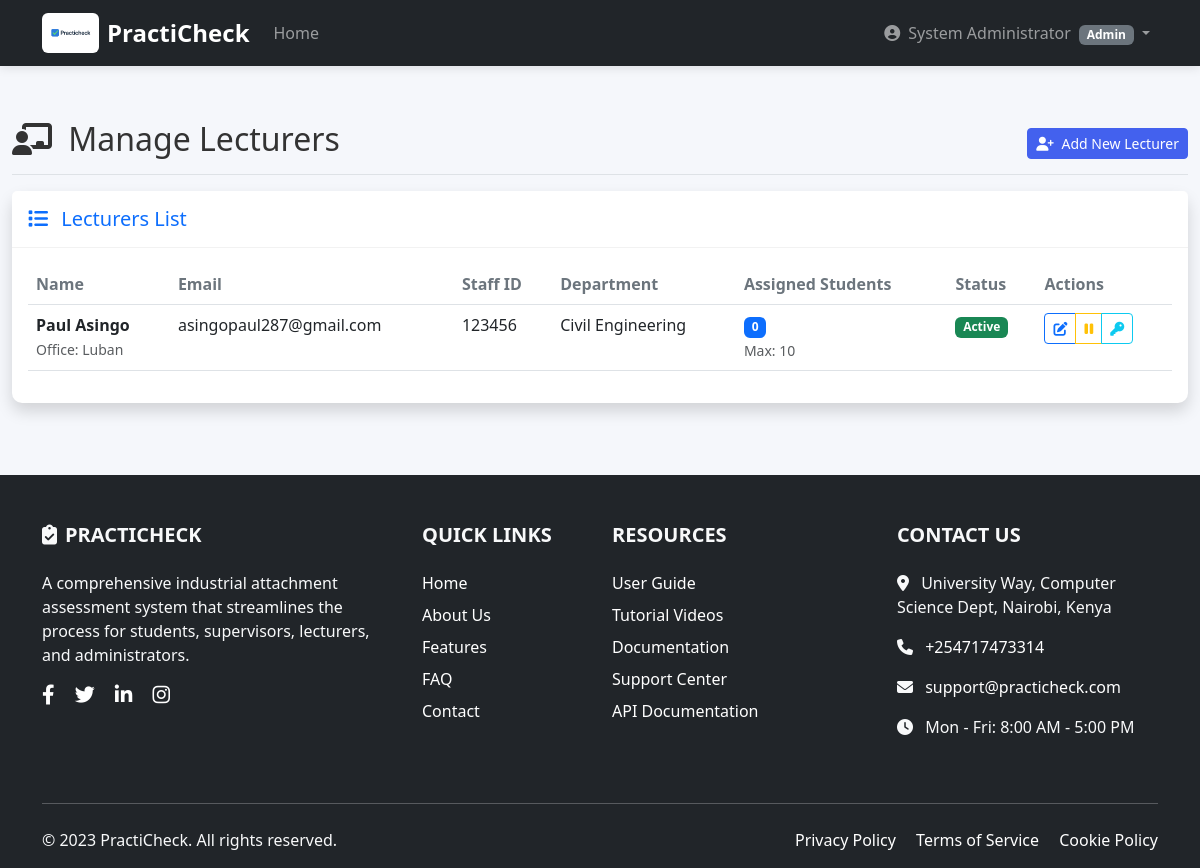
Screenshot of /attachments/admin/lecturers/ (signed in) with the database file from the repository.
### accounts/models.py (models this page shows, shortened)
class CustomUser(AbstractUser):
    username = None  # Remove default username
    USER_TYPE_CHOICES = (
        (1, "Student"),
        (2, "Supervisor"),
        (3, "Lecturer"),
        (4, "Admin"),
    )
    user_type = models.PositiveSmallIntegerField(choices=USER_TYPE_CHOICES, default=1)
    email = models.EmailField(unique=True)
    USERNAME_FIELD = 'email'
    REQUIRED_FIELDS = []  # Remove 'username' from required fields
    objects = CustomUserManager()  # Add this line

### attachments/models.py (models this page shows, shortened)
class Lecturer(models.Model):
    user = models.OneToOneField(User, on_delete=models.CASCADE, related_name='attachment_lecturer')
    staff_id = models.CharField(max_length=20, unique=True)
    department = models.ForeignKey(Department, on_delete=models.CASCADE, related_name='attachment_lecturers')
    phone_number = models.CharField(max_length=15, blank=True)
    office_location = models.CharField(max_length=100, blank=True)
    is_active = models.BooleanField(default=True)
    max_students = models.IntegerField(default=10)
    created_at = models.DateTimeField(auto_now_add=True)
    updated_at = models.DateTimeField(auto_now=True)

class Department(models.Model):
    name = models.CharField(max_length=200)
    code = models.CharField(max_length=10, unique=True, blank=True, null=True)
    description = models.TextField(blank=True)
    created_at = models.DateTimeField(auto_now_add=True)

### attachments/views.py (the view, shortened to what this page needs)
# urls.py: path('admin/lecturers/', views.manage_lecturers, name='manage_lecturers'),
@login_required
@user_passes_test(is_admin)
def manage_lecturers(request):
    departments = Department.objects.all()
    lecturers = Lecturer.objects.select_related('user', 'department').prefetch_related('assigned_students').all()
    context = {
        'departments': departments,
        'lecturers': lecturers,
    }
    return render(request, 'attachments/manage_lecturers.html', context)

### accounts/context_processors.py (called while the page is built)
def user_type(request):
    return {
        'user_type': request.user.user_type if request.user.is_authenticated else None,
        'user_type_display': request.user.get_user_type_display() if request.user.is_authenticated else None,
    }

### attachments/views.py (called while the page is built)
def is_admin(user):
    return user.is_authenticated and (user.is_superuser or getattr(user, 'user_type', None) == 4)

### attachments/templates/attachments/manage_lecturers.html (shortened to what this page needs)
{% extends 'admin_base.html' %}
{% load static %}
{% block content %}
<div class="container-fluid py-4">
    <div class="d-flex justify-content-between flex-wrap flex-md-nowrap align-items-center pt-3 pb-2 mb-3 border-bottom">
        <h1 class="h2">
            <i class="fas fa-chalkboard-teacher me-2"></i>
            Manage Lecturers
        </h1>
        <div class="btn-toolbar mb-2 mb-md-0">
            <button class="btn btn-sm btn-primary" data-bs-toggle="modal" data-bs-target="#addLecturerModal">
                <i class="fas fa-user-plus me-1"></i> Add New Lecturer
            </button>
        </div>
    </div>
    <div class="row">
        <div class="col-12">
            <div class="card shadow">
                <div class="card-header bg-white py-3">
                    <h5 class="m-0 font-weight-bold text-primary">
                        <i class="fas fa-list me-2"></i>
                        Lecturers List
                    </h5>
                </div>
                <div class="card-body">
                    {% if lecturers %}
                    <div class="table-responsive">
                        <table class="table table-hover" id="lecturersTable">
                            <thead>
                                <tr>
                                    <th>Name</th>
                                    <th>Email</th>
                                    <th>Staff ID</th>
                                    <th>Department</th>
                                    <th>Assigned Students</th>
                                    <th>Status</th>
                                    <th>Actions</th>
                                </tr>
                            </thead>
                            <tbody>
                                {% for lecturer in lecturers %}
                                <tr>
                                    <td>
                                        <strong>{{ lecturer.user.get_full_name }}</strong>
                                        <br>
                                        <small class="text-muted">Office: {{ lecturer.office_location|default:"Not specified" }}</small>
                                    </td>
                                    <td>{{ lecturer.user.email }}</td>
                                    <td>{{ lecturer.staff_id }}</td>
                                    <td>{{ lecturer.department.name }}</td>
                                    <td>
                                        <span class="badge bg-primary">{{ lecturer.assigned_students.count }}</span>
                                        <br>
                                        <small class="text-muted">Max: {{ lecturer.max_students }}</small>
                                    </td>
                                    <td>
                                        <span class="badge bg-{% if lecturer.is_active %}success{% else %}secondary{% endif %}">
                                            {% if lecturer.is_active %}Active{% else %}Inactive{% endif %}
                                        </span>
                                    </td>
                                    <td>
                                        <div class="btn-group btn-group-sm">
                                            <button class="btn btn-outline-primary"
                                                    data-bs-toggle="modal"
                                                    data-bs-target="#editLecturerModal"
                                                    data-lecturer-id="{{ lecturer.id }}"
                                                    data-full-name="{{ lecturer.user.get_full_name }}"
                                                    data-email="{{ lecturer.user.email }}"
                                                    data-staff-id="{{ lecturer.staff_id }}"
                                                    data-department="{{ lecturer.department.id }}"
                                                    data-phone="{{ lecturer.phone_number }}"
                                                    data-office="{{ lecturer.office_location }}"
                                                    data-max-students="{{ lecturer.max_students }}"
                                                    data-is-active="{{ lecturer.is_active }}">
                                                <i class="fas fa-edit"></i>
                                            </button>
                                            {% if lecturer.is_active %}
                                            <a href="{% url 'attachments:toggle_lecturer' lecturer.id %}"
                                               class="btn btn-outline-warning"
                                               onclick="return confirm('Deactivate this lecturer?')">
                                                <i class="fas fa-pause"></i>
                                            </a>
                                            {% else %}
                                            <a href="{% url 'attachments:toggle_lecturer' lecturer.id %}"
                                               class="btn btn-outline-success"
                                               onclick="return confirm('Activate this lecturer?')">
                                                <i class="fas fa-play"></i>
                                            </a>
                                            {% endif %}
                                            <button class="btn btn-outline-info"
                                                    onclick="resetLecturerPassword({{ lecturer.id }}, '{{ lecturer.user.get_full_name }}')"
                                                    title="Reset Password">
                                                <i class="fas fa-key"></i>
                                            </button>
                                        </div>
                                    </td>
                                </tr>
                                {% endfor %}
                            </tbody>
                        </table>
                    </div>
                    {% endif %}
                </div>
            </div>
        </div>
    </div>
</div>
{% endblock %}

### templates/admin_header.html (shortened to what this page needs)
{% load static %}
<header>
    <nav class="navbar navbar-expand-lg navbar-dark bg-dark fixed-top">
        <div class="container">
            <a class="navbar-brand d-flex align-items-center" href="{% url 'home' %}">
                <img src="{% static 'images/practicheck.png' %}"
                     alt="PractiCheck Logo"
                     style="height: 40px; width: auto;"
                     class="me-2">
                <span class="fw-bold text-white fs-4">PractiCheck</span>
            </a>
            <div class="collapse navbar-collapse" id="navbarNav">
                <ul class="navbar-nav me-auto">
                    <li class="nav-item">
                        <a class="nav-link" href="{% url 'attachments:admin_dashboard' %}">Home</a>
                    </li>
                </ul>
                <ul class="navbar-nav">
                    {% if user.is_authenticated %}
                    <li class="nav-item dropdown">
                        <a class="nav-link dropdown-toggle" href="#" role="button" data-bs-toggle="dropdown">
                            <i class="fas fa-user-circle me-1"></i>
                            {{ user.get_full_name|default:"No Name" }}
                            <small class="badge bg-secondary ms-1">
                                {{ user.get_user_type_display }}
                            </small>
                        </a>
                    </li>
                    {% else %}
                    <li class="nav-item">
                        <a class="nav-link auth-link" href="{% url 'accounts:login' %}">Login</a>
                    </li>
                    {% endif %}
                </ul>
            </div>
        </div>
    </nav>
</header>

### static/css/style.css (style rules this page uses)
:root { --primary: #4361ee; --secondary: #3f37c9; --success: #4cc9f0; --info: #4895ef; --warning: #f72585; --danger: #e63946; --light: #f8f9fa; --dark: #212529; --gray: #6c757d; }
body { font-family: 'Segoe UI', Tahoma, Geneva, Verdana, sans-serif; background-color: #f5f7fb; color: #333; }
.navbar { box-shadow: 0 2px 10px rgba(0, 0, 0, 0.1); }
.card { border: none; border-radius: 10px; box-shadow: 0 4px 20px rgba(0, 0, 0, 0.05); transition: transform 0.3s, box-shadow 0.3s; }
.card-header { background: white; border-bottom: 1px solid rgba(0, 0, 0, 0.05); font-weight: 600; }
.btn-primary { background-color: var(--primary); border-color: var(--primary); }
.table th { border-top: none; font-weight: 600; color: var(--gray); }

### templates/admin_header.html (style rules this page uses)
.navbar-brand img { background: #ffffff; padding: 3px; border-radius: 6px; }
body { padding-top: 80px; }

### attachments/templates/attachments/manage_lecturers.html (style rules this page uses)
.table th { border-top: none; font-weight: 600; }
.card { border: none; box-shadow: 0 0.15rem 1.75rem 0 rgba(58, 59, 69, 0.15); }
.btn-group-sm > .btn { padding: 0.25rem 0.5rem; font-size: 0.875rem; }

### rows the page displays
CustomUser: get_full_name "System Administrator", user_type "Admin"
Lecturer: user.get_full_name "Paul Asingo", office_location "Luban", user.email "asingopaul287@gmail.com", staff_id "123456", department.name "Civil Engineering", assigned_students.count "0", max_students "10", is_active "Active"
